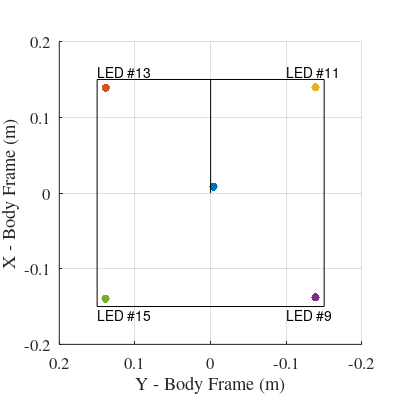
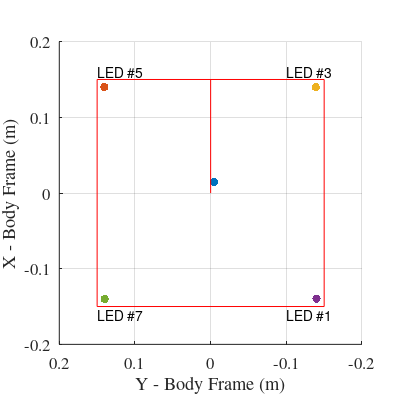

The MATLAB source for these figures, in order:
% Estimate CG using 3 scales.

% User must enter mass measurements, LED positions, and thruster offsets

clear;
clc;
close('all')

% Black with panels and an air tank * USER ENTERED DATA *
Ab = 5867/1000; % [kg] Left-middle-edge
Bb = 2755/1000; % [kg] Right-back corner
Cb = 3417/1000; % [kg] Right-front corner

Mb = Ab+Bb+Cb;

fprintf('The total mass for black is: %.4f kg.\n',Mb);

A_to_lineBC_distance = 0.3;
BC_distance = 0.3;

Xb = ((Cb-Bb)*BC_distance)/(2*Mb);
Yb = 0.15-((((Bb+Cb)*A_to_lineBC_distance)/Mb));

fprintf('The XCG for black is: %.4f m.\n',Xb);
fprintf('The YCG for black is: %.4f m.\n',Yb);

figure(1);
rectangle('Position',[-0.15 -0.15 0.3 0.3])
hold on;
grid on;
axis([-0.2 0.2 -0.2 0.2]);
axis square;
scatter(Yb, Xb,'filled','k');
line([0 0],[0 0.15],'Color','black');
set(gca,'xdir','reverse') 
xlabel('Y - Body Frame (m)');
ylabel('X - Body Frame (m)');
text(0.15, 0.16, 'LED #13')
text(-0.1, 0.16, 'LED #11')
text(-0.1, -0.16, 'LED #9')
text(0.15, -0.16, 'LED #15')


% Place Black's LEDs * USER ENTERED OFFSETS
LED13x =  0.15-Xb-0.0115;
LED13y =  0.15-Yb-0.012;

LED11x =  0.15-Xb-0.011;
LED11y =  -0.15-Yb+0.0105;

LED9x =  -0.15-Xb+0.0115;
LED9y =  -0.15-Yb+0.011;

LED15x =  -0.15-Xb+0.0115;
LED15y =  0.15-Yb-0.0105;

fprintf('\nLED #13 relative to the CG: %f mm and %f mm\n',[LED13x*1000,LED13y*1000]);
fprintf('LED #11 relative to the CG: %f mm and %f mm\n',[LED11x*1000,LED11y*1000]);
fprintf('LED #9 relative to the CG: %f mm and %f mm\n',[LED9x*1000,LED9y*1000]);
fprintf('LED #15 relative to the CG: %f mm and %f mm\n',[LED15x*1000,LED15y*1000]);

scatter(-(LED9x+Xb), -(LED9y+Yb), 'filled','b');
scatter(LED15x+Xb, LED15y+Yb, 'filled','o');
scatter(-(LED13x+Xb),-(LED13y+Yb), 'filled','m');
scatter(LED11x+Xb,LED11y+Yb, 'filled','g');

set(gca,'FontSize',12,'FontName','Times');  
width = 4;                                                                            
height = 4;                                                                         
pos = get(gcf, 'Position');                                               
set(gcf, 'Position', [pos(1) pos(2) width*100, height*100]); 
set(gcf, 'Paperposition', [0 0 width height])        
set(gcf,'papersize',[width height])                            
print('CG_BLACK','-dpdf','-r700'); 


% Calculate the thruster locations relative to the CG:
Thr1B = 0.15-0.081-Yb;
Thr2B = -(0.15-0.081+Yb);
Thr3B = 0.15-0.080-Xb;
Thr4B = -(0.15-0.0785+Xb);
Thr5B = 0.15-0.081+Yb;
Thr6B = -(0.15-0.0886-Yb);
Thr7B = 0.15-0.084+Xb;
Thr8B = -(0.15-0.087-Xb);


thruster_dist2CG_BLACK = [ Thr1B
                           Thr2B
                           Thr3B
                           Thr4B
                           Thr5B
                           Thr6B
                           Thr7B
                           Thr8B ].*1000;

% Calculating Black's inertia using the bifilar pendulum * USER ENTERED VALUES
tauB = 3.12; % [s] period of oscillation
distance_between_cords_black = 0.28; % [m]
length_of_cord_black = 2.529; % [m]

inertia_black_bifilar = tauB^2 * Mb * 9.81 * distance_between_cords_black^2 / (16*pi^2 * length_of_cord_black);
fprintf('\nBlack bifilar estimate of moment of inertia is %f kg m^2\n',inertia_black_bifilar);

% Calculating the docking port location with respect to the centre of mass * USER ENTERED DATA *
docking_port_x = 0.15-Xb-0.0675;
docking_port_y = 0.15-Yb+0.075;

fprintf('\nBlack''s docking port is %.4f m in X and %.4f m in Y from its centre of mass.\n', [docking_port_x,docking_port_y]);
                       
% Black complete; Red next



% Red Configuration #1: NO panels; YES Air tank; NO arm; YES shoulder motor; NO wheel
Ar = 5442/1000; % [kg] Left-middle-edge
Br = 2343/1000; % [kg] Right-back corner
Cr = 3426/1000; % [kg] Right-front corner

% Red Configuration #2: NO panels; YES Air tank; NO arm; NO shoulder motor; NO wheel
% Ar = 5056/1000; % [kg] Left-middle-edge
% Br = 2459/1000; % [kg] Right-back corner
% Cr = 3361/1000; % [kg] Right-front corner

% Red Configuration #3: YES panels; YES Air tank; NO arm; NOshoulder motor; NO wheel
% Ar = 6067/1000; % [kg] Left-middle-edge
% Br = 2953/1000; % [kg] Right-back corner
% Cr = 3714/1000; % [kg] Right-front corner

% Red Configuration #4: YES panels; YES Air tank; NO arm; YES shoulder motor; NO wheel
% Ar = 6465/1000; % [kg] Left-middle-edge
% Br = 2843/1000; % [kg] Right-back corner
% Cr = 3764/1000; % [kg] Right-front corner


Mr = Ar+Br+Cr;

fprintf('\nThe total mass for red is: %.4f kg.\n',Mr);

A_to_lineBC_distance = 0.3;
BC_distance = 0.3;

Xr = ((Cr-Br)*BC_distance)/(2*Mr);
Yr = 0.15-((((Br+Cr)*A_to_lineBC_distance)/Mr));

fprintf('The XCG for red is: %.4f m.\n',Xr);
fprintf('The YCG for red is: %.4f m.\n',Yr);

figure(2);
rectangle('Position',[-0.15 -0.15 0.3 0.3],'EdgeColor','r')
hold on;
grid on;
axis([-0.2 0.2 -0.2 0.2]);
axis square;
scatter(Yr,Xr, 'filled','k');
line([0 0],[0 0.15],'Color','red');
set(gca,'xdir','reverse') 
xlabel('Y - Body Frame (m)');
ylabel('X - Body Frame (m)');
text(0.15, 0.16, 'LED #5')
text(-0.1, 0.16, 'LED #3')
text(-0.1, -0.16, 'LED #1')
text(0.15, -0.16, 'LED #7')


% Place LEDs * USER ENTERED DATA *
LED5x =  0.15-Xr-0.01;
LED5y =  0.15-Yr-0.0105;

LED3x =  0.15-Xr-0.01;
LED3y =  -0.15-Yr+0.01;

LED1x =  -0.15-Xr+0.0095;
LED1y =  -0.15-Yr+0.01;

LED7x =  -0.15-Xr+0.011;
LED7y =  0.15-Yr-0.01;

fprintf('\nLED #5 relative to the CG: %f mm and %f mm\n',([LED5x*1000,LED5y*1000]));
fprintf('LED #3 relative to the CG: %f mm and %f mm\n',([LED3x*1000,LED3y*1000]));
fprintf('LED #1 relative to the CG: %f mm and %f mm\n',([LED1x*1000,LED1y*1000]));
fprintf('LED #7 relative to the CG: %f mm and %f mm\n',([LED7x*1000,LED7y*1000]));

scatter(-(LED1x+Xr), -(LED1y+Yr), 'filled','b');
scatter(LED7x+Xr, LED7y+Yr, 'filled','o');
scatter(-(LED5x+Xr),-(LED5y+Yr), 'filled','m');
scatter(LED3x+Xr,LED3y+Yr, 'filled','g');

set(gca,'FontSize',12,'FontName','Times');  
width = 4;                                                                        
height = 4;                                                                       
pos = get(gcf, 'Position');                                               
set(gcf, 'Position', [pos(1) pos(2) width*100, height*100]);
set(gcf, 'Paperposition', [0 0 width height])        
set(gcf,'papersize',[width height])                           
print('CG_RED','-dpdf','-r700');   

% Thruster offsets from centre of mass * USER ENTERED DATA *
Thr1R = 0.15-0.085-Yr;
Thr2R = -(0.15-0.089+Yr);
Thr3R = 0.15-0.0855-Xr;
Thr4R = -(0.15-0.083+Xr);
Thr5R = 0.15-0.0845+Yr;
Thr6R = -(0.15-0.086-Yr);
Thr7R = 0.15-0.0855+Xr;
Thr8R = -(0.15-0.0835-Xr);

thruster_dist2CG_RED   = [ Thr1R
                           Thr2R
                           Thr3R
                           Thr4R
                           Thr5R
                           Thr6R
                           Thr7R
                           Thr8R ].*1000;
                       
                       
% Calculating Red's inertia using the bifilar pendulum * USER ENTERED VALUES

% Red Configuration #1: NO panels; Air tank; NO arm; YES shoulder motor; NO wheel
tauR = 3.0822; % [s] period of oscillation
length_of_cord_red = 2.566; % [m]
% Red Configuration #2: NO panels; Air tank; NO arm; NO shoulder motor; NO wheel
% tauR = 2.9467; % [s] period of oscillation
% length_of_cord_red = 2.495; % [m]
% Red Configuration #3: YES panels; Air tank; NO arm; NO shoulder motor; NO wheel
% tauR = 2.9778; % [s] period of oscillation
% length_of_cord_red = 2.49; % [m]
% Red Configuration #4: YES panels; Air tank; NO arm; YES shoulder motor; NO wheel
% tauR = 3.0667; % [s] period of oscillation
% length_of_cord_red = 2.49; % [m]


distance_between_cords_red = 0.28; % [m]

inertia_red_bifilar = tauR^2 * Mr * 9.81 * distance_between_cords_red^2 / (16*pi^2 * length_of_cord_red);
fprintf('\nRed bifilar estimate of moment of inertia is %f kg m^2\n',inertia_red_bifilar);


% Calculating the arm mount location with respect to the centre of mass * USER ENTERED DATA *
% To clarify: this is the instantaneous centre of the first link (i.e., the
% first motor's axis of rotation)
shoulder_x = 0.15-Xr-0.0675;
shoulder_y = 0.15-Yr+0.08775;
b0 = norm([shoulder_x,shoulder_y]);
phi = atan2d(shoulder_y,shoulder_x);

fprintf('\nRed''s shoulder (IC for first link) is %.4f m in X and %.4f m in Y from its centre of mass.\n', [shoulder_x,shoulder_y]);
fprintf('Alternatively, B0 = %.4f m and phi = %.4f deg\n', [b0, phi]);


% Red properties complete, calculating arm properties next

% Bicep properties
A_bi = 122/1000; % [kg] mass measured at root of bicep segment
B_bi = 223/1000; % [kg] mass measured at end of bicep segment
L_bi = 0.3045; % [m] length of segment

M_bi = A_bi + B_bi;
b1 = A_bi*L_bi/M_bi;
a1 = L_bi - b1;
% Calculating inertia using the bifilar pendulum * USER ENTERED VALUES
tau_bi = 2.2689; % [s] period of oscillation
distance_between_cords_bi = 0.28; % [m]
length_of_cord_bi = 2.335; % [m]
inertia_bi_bifilar = tau_bi^2 * M_bi * 9.81 * distance_between_cords_bi^2 / (16*pi^2 * length_of_cord_bi);
fprintf('\nBicep mass: %f kg; a1: %f m; b1: %f m; inertia: %f kgm^2\n',[M_bi, a1, b1, inertia_bi_bifilar])


% Forearm properties
A_fa = 117/1000; % [kg] mass measured at root of bicep segment
B_fa = 218/1000; % [kg] mass measured at end of bicep segment
L_fa = 0.3045; % [m] length of segment

M_fa = A_fa + B_fa;
b2 = A_fa*L_fa/M_fa;
a2 = L_fa - b2;
% Calculating inertia using the bifilar pendulum * USER ENTERED VALUES
tau_fa = 2.24; % [s] period of oscillation
distance_between_cords_fa = 0.28; % [m]
length_of_cord_fa = 2.335; % [m]
inertia_fa_bifilar = tau_fa^2 * M_fa * 9.81 * distance_between_cords_fa^2 / (16*pi^2 * length_of_cord_fa);
fprintf('Forearm mass: %f kg; a2: %f m; b2: %f m; inertia: %f kgm^2\n',[M_fa, a2, b2, inertia_fa_bifilar])


% End-effector properties
A_ee = 32/1000; % [kg] mass measured at root of bicep segment
B_ee = 79/1000; % [kg] mass measured at end of bicep segment
L_ee = 0.08725; % [m] length of segment

M_ee = A_ee + B_ee;
b3 = A_ee*L_ee/M_ee;
a3 = L_ee - b3;
% Calculating inertia using the bifilar pendulum * USER ENTERED VALUES
tau_ee = 2.205; % [s] period of oscillation
distance_between_cords_ee = 0.075; % [m]
length_of_cord_ee = 1.78; % [m]
inertia_ee_bifilar = tau_ee^2 * M_ee * 9.81 * distance_between_cords_ee^2 / (16*pi^2 * length_of_cord_ee);
fprintf('End-effector mass: %f kg; a3: %f m; b3: %f m; inertia: %f kgm^2',[M_ee, a3, b3, inertia_ee_bifilar])


% Done with arm measurements. Printing specific things to screen for easier
% transcribing to Matlab

fprintf('\n\n\nCOPY THE FOLLOWING TO phasespace_functions.cpp\n');
fprintf('tracker_id_RED_5_pos_string = "pos=%f,%f,0";\n',[LED5x*1000,LED5y*1000]);
fprintf('tracker_id_RED_3_pos_string = "pos=%f,%f,0";\n',[LED3x*1000,LED3y*1000]);
fprintf('tracker_id_RED_1_pos_string = "pos=%f,%f,0";\n',[LED1x*1000,LED1y*1000]);
fprintf('tracker_id_RED_7_pos_string = "pos=%f,%f,0";\n',[LED7x*1000,LED7y*1000]);
fprintf('tracker_id_BLACK_13_pos_string = "pos=%f,%f,0";\n',[LED13x*1000,LED13y*1000]);
fprintf('tracker_id_BLACK_11_pos_string = "pos=%f,%f,0";\n',[LED11x*1000,LED11y*1000]);
fprintf('tracker_id_BLACK_9_pos_string = "pos=%f,%f,0";\n',[LED9x*1000,LED9y*1000]);
fprintf('tracker_id_BLACK_15_pos_string = "pos=%f,%f,0";\n',[LED15x*1000,LED15y*1000]);

fprintf('\n\nCOPY THE FOLLOWING TO Run_Initializer.m\n');
fprintf('model_param(1)                 = %f; %% RED Mass\n', Mr)
fprintf('model_param(2)                 = %f; %% RED Inertia\n', inertia_red_bifilar)
fprintf('model_param(3)                 = %f; %% BLACK Mass\n', Mb)
fprintf('model_param(4)                 = %f; %% BLACK Inertia\n', inertia_black_bifilar)

fprintf('\nAND\n');
fprintf('thruster_dist2CG_RED          = [%.2f;%.2f;%.2f;%.2f;%.2f;%.2f;%.2f;%.2f];\n',thruster_dist2CG_RED)
fprintf('thruster_dist2CG_BLACK        = [%.2f;%.2f;%.2f;%.2f;%.2f;%.2f;%.2f;%.2f];\n',thruster_dist2CG_BLACK)
